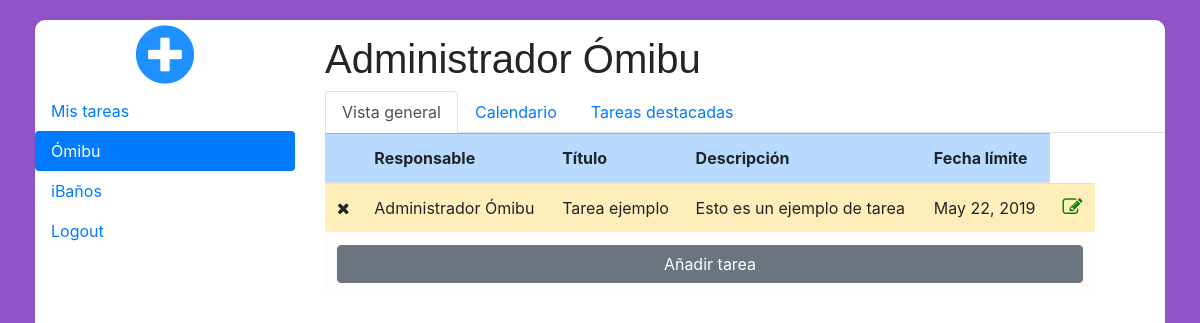
/index.php?client=1 (signed in), run on the app's committed database.
### tables this page shows
CREATE TABLE `worker` (
  `worker_ID` bigint(20) UNSIGNED NOT NULL,
  `name` varchar(50) NOT NULL,
  `surname` varchar(70) NOT NULL,
  `address` varchar(200) NOT NULL,
  `position` varchar(80) NOT NULL,
  `email` varchar(100) NOT NULL,
  `password` varchar(20) NOT NULL,
  `phone` int(9) NOT NULL
);

CREATE TABLE `client` (
  `client_ID` bigint(20) UNSIGNED NOT NULL,
  `name` varchar(50) NOT NULL
);

CREATE TABLE `task` (
  `task_ID` bigint(20) UNSIGNED NOT NULL,
  `name` varchar(50) NOT NULL,
  `description` varchar(500) NOT NULL,
  `limit_date` date NOT NULL,
  `priority` int(1) NOT NULL,
  `worker_ID` int(5) NOT NULL,
  `client_ID` int(5) NOT NULL,
  `done` int(1) NOT NULL
);

### index.php (the view, shortened to what this page needs)
<!DOCTYPE HTML>
<html lang="es">
	<head>
		<link rel="stylesheet" type="text/css" href="css/main.css">
		<link rel="stylesheet" href="https://stackpath.bootstrapcdn.com/bootstrap/4.3.1/css/bootstrap.min.css">
		<link rel="stylesheet" href="https://use.fontawesome.com/releases/v5.8.1/css/all.css">
	    <link rel="stylesheet" href="https://cdnjs.cloudflare.com/ajax/libs/font-awesome/4.7.0/css/font-awesome.min.css">
	</head>
	<body>
			<?php
                $db = connectDb();
            ?>
			<?php
				$workerData = mysqli_fetch_array(mysqli_query($db, "SELECT * FROM worker WHERE email = '$_SESSION[email]'"));
			?>
		<div class="container-fluid">
			<div class="mainBox">
				<div class="row">
						<div class="col-3 addClientBox">
							<a href="#"><i class="fas fa-plus-circle addClientBtn"></i></a>
						</div>
						<div class="col-9 welcomeMessage">
							<?php
								if(isset($_GET['client'])){
									$welcomeMessage = $workerData['name']." ".$workerData['surname'];
								}else{
									$welcomeMessage = "Bienvenido, ".$workerData['name']." ".$workerData['surname'];
								}
								echo "<h1>".$welcomeMessage."</h1>";
							?>
						</div>
				</div>
				<div class="row">
					<div class="col-3">
							<div class="nav flex-column nav-pills" id="v-pills-tab" role="tablist" aria-orientation="vertical">
								<a class="nav-link" href="myTasks/">Mis tareas</a>
								<?php
									$clientsQuery = mysqli_query($db, "SELECT * FROM client");
									if($row = mysqli_fetch_array($clientsQuery)){
										do{
											if(isset($_GET['client'])){
												if($_GET['client'] == $row['client_ID']){
													echo "<a class='nav-link active' href='index.php?client='$row[client_ID]'>".$row['name']."</a>";
												}else{
													echo "<a class='nav-link' href='index.php?client=$row[client_ID]'>".$row['name']."</a>";
												}
											}else{
												echo "<a class='nav-link' href='index.php?client=$row[client_ID]'>".$row['name']."</a>";
											}
										}while($row = mysqli_fetch_array($clientsQuery));
									}
								?>
								<a class="nav-link" href="login/logout.php">Logout</a>
							</div>
					</div>
						<div class="col-9">
							<?php
								if(isset($_GET['client'])){
									$actualID = $_GET['client'];
							?>
									<div class="tab-content" id="v-pills-tabContent">
										<div class="tab-pane fade show active" id="v-pills-home" role="tabpanel" aria-labelledby="v-pills-home-tab">
											<nav>
												<div class="nav nav-tabs" id="nav-tab" role="tablist">
													<a class="nav-item nav-link active" id="genericView" data-toggle="tab" href="#nav-first" role="tab" aria-controls="genericView" aria-selected="true">Vista general</a>
													<a class="nav-item nav-link" id="highPriority" data-toggle="tab" href="#nav-home" role="tab" aria-controls="nav-home" aria-selected="false">Calendario</a>
													<a class="nav-item nav-link" id="mediumPriority" data-toggle="tab" href="#nav-contact2" role="tab" aria-controls="nav-contact2" aria-selected="false">Tareas destacadas</a>
												</div>
											</nav>
											<?php
												$taskQuery = mysqli_query($db, "SELECT * FROM task WHERE worker_ID = $_SESSION[ID] and client_ID = $actualID");
												$standarPriority = $highPriority = Array();
												if($row = mysqli_fetch_array($taskQuery)){
													do{
														if($row['priority'] == 1){
															$highPriority[] = $row;
														}elseif($row['priority'] == 0){
															$standarPriority[] = $row;
														}
													}while($row = mysqli_fetch_array($taskQuery));
												}
											?>
											<div class="tab-content" id="nav-tabContent">
													<div class="tab-pane fade show active" id="nav-first" role="tabpanel" aria-labelledby="genericView">
														<table class="table col-11 table-responsive-md">
															<thead>
																<tr class="table-primary">
																	<th scope="col"></th>
																	<th scope="col">Responsable</th>
																	<th scope="col">Título</th>
																	<th scope="col">Descripción</th>
																	<th scope="col">Fecha límite</th>
																</tr>
															</thead>
															<tbody>
																	<?php
																		for($i=0; $i<sizeof($standarPriority); $i++){
																			$auxArray = $standarPriority[$i];
																			echo "<tr class='table-warning'>";
																				if($auxArray['done'] == 0){
																					echo "<td><i class='fa fa-close'></td>";
																				}else{
																					echo "<td><i class='fa fa-check'></td>";
																				}
																				$associatedWorker = mysqli_fetch_array(mysqli_query($db, "SELECT * FROM worker WHERE worker_ID = $auxArray[worker_ID]"));
																				echo "<td>".$associatedWorker['name']." ".$associatedWorker['surname']."</td>";
																				echo "<td>".$auxArray['name']."</td>";
																				echo "<td>".$auxArray['description']."</td>";
																				$date = date("F j, Y", strtotime("$auxArray[limit_date]"));
																				echo "<td>".$date."</td>";
																				echo "<td style='text-align: center'><a href='Tasks/modifyTask.php?task=$auxArray[task_ID]&client=$actualID'><i class='fa fa-edit' style='font-size:20px;color:green'></i></a></td>";
																			echo "</tr>";
																		}
																	?>
															</tbody>
															<tfoot>
																<tr class="table-light">
																	<td colspan="6"><a href="tasks/addTask.php?client=<?php echo $actualID ?>"><button type="button" class="btn btn-secondary" style="width: 100%">Añadir tarea</button></a></td>
																</tr>
															</tfoot>
														</table>
													</div>
											</div>
										</div>
									</div>
							<?php
								}else{
									echo "
										<div class='tab-content' id='v-pills-tabContent'>
											<h5>Seleccione un cliente para comenzar</h5>
										</div>
									";
								}
							?>
						</div>
				</div>
			</div>
		</div>
	</body>
</html>

### css/main.css (style rules this page uses)
h1 { font-family: arial, sans-serif; font-size: 16px; font-weight: bold; padding-top: 15px; margin-bottom: 1px; }
body { background-color: #9053c7 !important; }
.mainBox { margin: 20px !important; background: white !important; height:95vh; border-radius: 10px; }
.addClientBtn { font-size: 60px; color: dodgerblue; padding-top: 5px; }
.addClientBox { text-align: center; }
body { font-family: Poppins-Regular, sans-serif; }

### data on the page
worker: welcomeMessage "Administrador Ómibu"
client: name "Ómibu"
client: name "iBaños"
task: done 0 (drawn), worker_ID.name "Administrador", worker_ID.surname "Ómibu", name "Tarea ejemplo", description "Esto es un ejemplo de tarea", limit_date "May 22, 2019"
